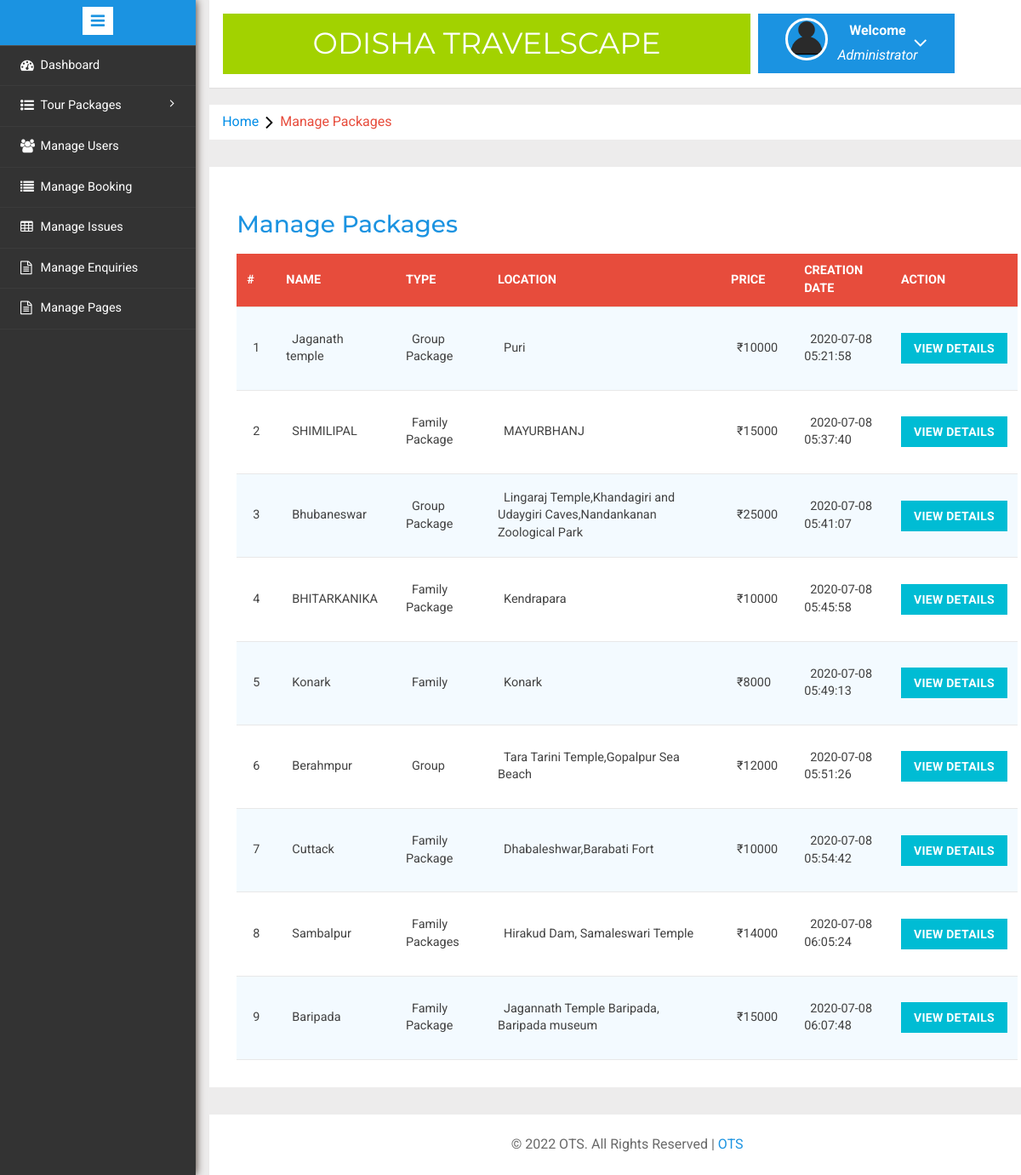
Page /admin/manage-packages.php (signed in) on the committed database.
### tables this page shows
CREATE TABLE `tbltourpackages` (
  `PackageId` int(11) NOT NULL,
  `PackageName` varchar(200) DEFAULT NULL,
  `PackageType` varchar(150) DEFAULT NULL,
  `PackageLocation` varchar(100) DEFAULT NULL,
  `PackagePrice` int(11) DEFAULT NULL,
  `PackageFetures` varchar(255) DEFAULT NULL,
  `PackageDetails` mediumtext DEFAULT NULL,
  `PackageImage` varchar(100) DEFAULT NULL,
  `Creationdate` timestamp NULL DEFAULT current_timestamp(),
  `UpdationDate` timestamp NULL DEFAULT NULL ON UPDATE current_timestamp()
);

### admin/manage-packages.php (the view, shortened to what this page needs)
<?php
include('includes/config.php');
if(strlen($_SESSION['alogin'])==0)
	{
header('location:index.php');
}
else{
	?>
<!DOCTYPE HTML>
<html>
<head>
<link href="css/bootstrap.min.css" rel='stylesheet' type='text/css' />
<link href="css/style.css" rel='stylesheet' type='text/css' />
<link rel="stylesheet" href="css/morris.css" type="text/css"/>
<link href="css/font-awesome.css" rel="stylesheet">
<link rel="stylesheet" type="text/css" href="css/table-style.css" />
<link rel="stylesheet" type="text/css" href="css/basictable.css" />
<link rel="stylesheet" href="css/icon-font.min.css" type='text/css' />
</head>
<body>
   <div class="page-container">
<div class="left-content">
	   <div class="mother-grid-inner">
				<?php include('includes/header.php');?>
				</div>
<ol class="breadcrumb">
                <li class="breadcrumb-item"><a href="index.php">Home</a><i class="fa fa-angle-right"></i>Manage Packages</li>
            </ol>
<div class="agile-grids">
				<div class="agile-tables">
					<div class="w3l-table-info">
					  <h2>Manage Packages</h2>
					    <table id="table">
						<thead>
						  <tr>
						  <th>#</th>
							<th >Name</th>
							<th>Type</th>
							<th>Location</th>
							<th>Price</th>
							<th>Creation Date</th>
							<th>Action</th>
						  </tr>
						</thead>
						<tbody>
<?php $sql = "SELECT * from TblTourPackages";
$query = $dbh -> prepare($sql);
$query->execute();
$results=$query->fetchAll(PDO::FETCH_OBJ);
$cnt=1;
if($query->rowCount() > 0)
{
foreach($results as $result)
{				?>
						  <tr>
							<td><?php echo htmlentities($cnt);?></td>
							<td><?php echo htmlentities($result->PackageName);?></td>
							<td><?php echo htmlentities($result->PackageType);?></td>
							<td><?php echo htmlentities($result->PackageLocation);?></td>
							<td>₹<?php echo htmlentities($result->PackagePrice);?></td>
							<td><?php echo htmlentities($result->Creationdate);?></td>
							<td><a href="update-package.php?pid=<?php echo htmlentities($result->PackageId);?>"><button type="button" class="btn btn-primary btn-block">View Details</button></a></td>
						  </tr>
						 <?php $cnt=$cnt+1;} }?>
						</tbody>
					  </table>
					</div>
			</div>
<?php include('includes/footer.php');?>
</div>
</div>
						<?php include('includes/sidebarmenu.php');?>
							</div>
</body>
</html>
<?php } ?>

### admin/css/table-style.css (style rules this page uses)
table { background: white; border-collapse: collapse; margin: 1.25em 0 0; width: 100%; }
table tr, table th, table td { border: none; border-bottom: 1px solid #e8e8e8; font-size: .95em; }
table th, table td { padding: 10px 12px; text-align: left; }
table th { background: #e74c3c; color: #fff; text-transform: uppercase; }
table tr td { background: #f3faff; color: #424242; }
table tr:nth-of-type(2n+2) td { background: #ffffff; }
table { width: 100%; }

### rows in the picture
tbltourpackages: PackageName "Jaganath temple", PackageType "Group Package", PackageLocation "Puri", PackagePrice "10000", Creationdate "2020-07-08 05:21:58"
tbltourpackages: PackageName "SHIMILIPAL", PackageType "Family Package", PackageLocation "MAYURBHANJ", PackagePrice "15000", Creationdate "2020-07-08 05:37:40"
tbltourpackages: PackageName "Bhubaneswar", PackageType "Group Package", PackageLocation "Lingaraj Temple,Khandagiri and Udaygiri Caves,Nandankanan Zoological Park", PackagePrice "25000", Creationdate "2020-07-08 05:41:07"
tbltourpackages: PackageName "BHITARKANIKA", PackageType "Family Package", PackageLocation "Kendrapara", PackagePrice "10000", Creationdate "2020-07-08 05:45:58"
tbltourpackages: PackageName "Konark", PackageType "Family", PackageLocation "Konark", PackagePrice "8000", Creationdate "2020-07-08 05:49:13"
tbltourpackages: PackageName "Berahmpur", PackageType "Group", PackageLocation "Tara Tarini Temple,Gopalpur Sea Beach", PackagePrice "12000", Creationdate "2020-07-08 05:51:26"
tbltourpackages: PackageName "Cuttack", PackageType "Family Package", PackageLocation "Dhabaleshwar,Barabati Fort", PackagePrice "10000", Creationdate "2020-07-08 05:54:42"
tbltourpackages: PackageName "Sambalpur", PackageType "Family Packages", PackageLocation "Hirakud Dam, Samaleswari Temple", PackagePrice "14000", Creationdate "2020-07-08 06:05:24"
tbltourpackages: PackageName "Baripada", PackageType "Family Package", PackageLocation "Jagannath Temple Baripada, Baripada museum", PackagePrice "15000", Creationdate "2020-07-08 06:07:48"
